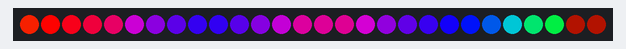
Simulated run of this sketch. Board: Arduino Uno, built with avr-gcc and run on an emulated ATmega328P. Shown: 28 RGB LEDs in strip order, left to right. Random numbers use the default seed unless the sketch sets one.

Above: at 0.45 s.
At 7.21 s:
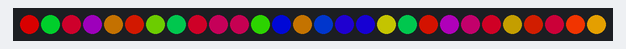
At 35.2 s:
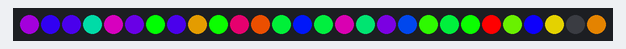

The sketch:

Ankylosaurus.ino
```cpp
#include "FastLED.h"

//
//  Ankylosaurus - Attempt at 2-Dimensional Light Shows
//
//  10/18/15
//
//  Uses Fast LED
//
/*****************************************************************************/
//
// Set Up Pins
//
// 2 pins for clock and data of lights.
//
#define dataPin 9       // 'yellow' wire
#define clockPin 8      // 'green' wire

#define numLights 28
#define bodyLights 26

// framebuffers
byte current_frame[numLights];
byte next_frame[numLights];

// For random-fill show (nasty global)
byte shuffle[numLights];  // Will contain a shuffle of lights

// Set up the Fast LEDs
CRGB strip[numLights];

// Light colors

#define BLACK     89   // Somewhat arbitrary dummy position
#define WHITE    171   // Somewhat arbitrary dummy position
#define maxColor 256   // Colors are 0-255

// Light Positions

#define LEFT_TAIL  26
#define RIGHT_TAIL 27

#define XX 99
#define light_width 3
#define light_height 16

// Wiring lay-out for the lights
byte address[][3] = {
  {XX, 0,XX},
  {XX, 1,XX},
  {XX, 2,XX},
  {XX, 3,XX},
  {XX, 4,XX},
  {13,14,15},
  {12, 5,16},
  {11, 6,17},
  {10, 7,18},
  { 9, 8,19},
  {XX,20,XX},
  {XX,21,XX},
  {XX,22,XX},
  {XX,23,XX},
  {XX,24,XX},
  {XX,25,XX}
};

byte foreColor = 10;    // Starting foreground color
byte backColor = 50;    // Starting background color

byte tailforeColor = 10;    // Starting tail foreground color
byte taildiffColor = 50;    // Starting tail different color

// Shows

byte show = 5;       // Starting show
#define MAX_SHOW 5  // Total number of shows

byte tail_show = 0;       // Starting tail_show
#define MAX_TAIL_SHOW 5  // Total number of tail_shows

int morph = 0;      // Keeps track of morphing steps (morph clock - minute hand)
int cycle = 0;      // Keeps track of animation (cycle clock - hour hand)
boolean update = true; // flag that tells whether lights need to be recalculated

// Delays
int wait = 6;
#define MAX_WAIT 12 // Number of stored delay times

// Globals for the 2D show
#define x_max 25
#define y_max 10
int x_grade, y_grade, x_dir, y_dir;

//
// Setup
//
void setup() {

  //Serial.begin(9600);
  //Serial.println("Start");

  randomSeed(analogRead(0));
  randomize_2D_show();

  // Start up the LED counter
  FastLED.addLeds <WS2801, dataPin, clockPin> (strip, numLights);

  // Initialize the strip, to start they are all 'off'

  for (int i = 0; i < numLights; i++) {
    current_frame[i] = BLACK;        // Black
    next_frame[i] = BLACK;           // Black
    strip[i] = CRGB::Black;
  }
  FastLED.show();
}

void loop() {

  delay(20);   // The only delay!

  // Check if the lights need updating

  if (update) {

    update = false;

    switch(show) {

      case 0:
        allOn();
        break;
      case 1:
        randomfill();
        break;
      case 2:
        randomcolors();
        break;
      case 3:
        twocolor();
        break;
      case 4:
        lightwave();
        break;
      default:
        two_d_color(); // 2D show
        break;
    }

    switch(tail_show) {

      case 0:
        tailon();
        break;
      case 1:
        tailpulse();
        break;
      case 2:
        tailblink();
        break;
      case 3:
        tailtwocolor();
        break;
      default:
        tailrainbow();
        break;
    }
  }

  // Morph the display

  morph_frame();

  // Advance the clock

  if (morph++ >= GetDelayTime(wait)) {  // Finished morphing

    update = true;  // Force an update

    morph = 0;  // Reset morphClock

    // Advance the cycle clock

    if(cycle++ > 1000) cycle = 0;

    // Update the frame display

    for (int i = 0; i < numLights; i++) {
      current_frame[i] = next_frame[i];
    }
  }

  // Randomly change foreColor, backColor, show, and timing

  if (!random(100)) {
    foreColor = IncColor(foreColor, 1);
    update = true;
  }

  if (!random(200)) {
    backColor = IncColor(backColor, -1);
    update = true;
  }

  if (!random(50)) {
    tailforeColor = IncColor(tailforeColor, 1);
    update = true;
  }

  if (!random(50)) {
    taildiffColor = IncColor(taildiffColor, -1);
    update = true;
  }

  if (!random(4000)) {
    // Alternate between a random show and the 2D-show
    if (show == MAX_SHOW) {
      show = random(MAX_SHOW);
    } else {
      show = MAX_SHOW;
    }
    morph = 0;
    cycle = 0;
    clearWithFade();
  }

  if (!random(1000)) {
    tail_show = random(MAX_TAIL_SHOW);
  }

  if (!random(1000)) {
    wait++;
    if (wait >= MAX_WAIT) {
      wait = 0;
      morph = 0;
    }
  }
}

// clear
//
// set all cells to black but don't call show yet
// ignores buffering
//
void clear() {
  for (int i=0; i < numLights; i++) {
    strip[i] = CRGB::Black;
    setPixel(i, BLACK);
  }
}

// clear with fade
//
// Fades lights to black
//

void clearWithFade() {
  for (int i=0; i < numLights; i++) {
    setPixel(i, BLACK);
  }
}

//
// All On
//
// Simply turns all the pixels on to one color
//
void allOn() {
   for (int i=0; i < bodyLights; i++) {
     setPixel(i, foreColor);
   }
}

// random fill
//
// randomfill: randomly fills in pixels from blank to all on
// then takes them away random until blank
//

void randomfill() {
  int i, j, save, pos;

  pos = cycle % (bodyLights*2);  // Where we are in the show
  if (pos >= bodyLights) {
    pos = (bodyLights*2) - pos;  // For a sawtooth effect
  }

  if (pos == 0) {  // Start of show

    // Shuffle sort to determine order to turn on lights
    for (i=0; i < bodyLights; i++) shuffle[i] = i; // before shuffle
    for (i=0; i < bodyLights; i++) {  // here's position
      j = random(bodyLights);         // there's position
      save = shuffle[i];
      shuffle[i] = shuffle[j];       // first swap
      shuffle[j] = save;             // second swap
    }
  }

  for (i=0; i < bodyLights; i++) {
    if (i < pos) {
      setPixel(shuffle[i], foreColor);  // Turning on lights one at a time
    } else {
      setPixel(shuffle[i], BLACK);  // Turning off lights one at a time
    }
  }
}

// random colors
//
// randomcolors: turns each pixel on to a random color
//
void randomcolors() {
  int i;

  if (cycle == 0) {  // Start of show: assign lights to random colors
    for (i=0; i < bodyLights; i++) {
      shuffle[i] = random8();
    }
  }

  // Otherwise, fill lights with their color
  for (i=0; i < bodyLights; i++) {
    setPixel(i, shuffle[i]);
  }
}

// two color
//
// alternates the color of pixels between two colors
//
void twocolor() {
  for (int i=0; i < bodyLights; i++) {
    if (i%2) {
      setPixel(i, foreColor);
    } else {
      setPixel(i, backColor);
    }
  }
}

//
// two_d_color
//
// Maps forecolor into 2 dimensions: width and height
//
void two_d_color() {
  byte pixel;
  float color, move_x, move_y;

  // Randomize 2D-show conditions at the start of each cycle
  if (cycle == 0) {
    randomize_2D_show();
  }

  change_gradients();

  for (int x=0; x < light_width; x++) {
    for (int y=0; y < light_height; y++) {
      pixel = address[y][x];
      if (pixel == XX) {
        continue;  // Not an addressable light
      }

      color = (float)foreColor;

      move_x = x + (cycle / 5.0);
      move_y = y + (cycle / 5.0);

      color += (move_x * x_grade);
      color += (move_y * y_grade);

      strip[pixel].setHue((int)color);
    }
  }
}

// Slowly change gradients
void change_gradients() {
  if (!random(20)) {
    if (abs(x_grade + x_dir) > x_max) {
      x_dir *= -1;
    }
    x_grade += x_dir;
  }
  if (!random(20)) {
    if (abs(y_grade + y_dir) > y_max) {
      y_dir *= -1;
    }
    y_grade += y_dir;
  }
}

void randomize_2D_show() {
  x_grade = random(-x_max, x_max);
  y_grade = random(-y_max, y_max);
  x_dir = pick_plus_or_minus();
  y_dir = pick_plus_or_minus();
}

// Returns either +1 or -1
int pick_plus_or_minus() {
  return ((random(2) * 2) - 1);
}

// tail shows - simple!
//
void tailon() {
  set_tail(tailforeColor);
}

void set_tail(byte color) {
  setPixel(LEFT_TAIL, color);
  setPixel(RIGHT_TAIL, color);
}

void tailpulse() {
  if (cycle % 20 < 10) {
    set_tail(tailforeColor);
  } else {
    set_tail(BLACK);
  }
}

void tailblink() {
  if (cycle % 20 < 10) {
    setPixel(LEFT_TAIL, tailforeColor);
    setPixel(RIGHT_TAIL, BLACK);
  } else {
    setPixel(LEFT_TAIL, BLACK);
    setPixel(RIGHT_TAIL, tailforeColor);
  }
}

void tailtwocolor() {
  setPixel(LEFT_TAIL, tailforeColor);
  setPixel(RIGHT_TAIL, taildiffColor);
}

void tailrainbow() {
  set_tail(tailforeColor);
  tailforeColor = IncColor(tailforeColor, 1);
}

//
// lightwave
//
// Just one pixel traveling along the chain

void lightwave() {
  for (int i=0; i < numLights; i++) {
     if (i == numLights-(cycle % numLights)-1) {
       setPixel(i, foreColor);
     } else {
       setPixel(i, BLACK);
     }
  }
}

//
// Frame displays. Basically gradually changes image from previous frame to next frame.
// More pleasing to the eye.
//

void morph_frame() {
   for (int i = 0; i < numLights; i++) {
     if (show == MAX_SHOW && i < bodyLights) {  // Work-around for 2-d show
       continue;
     }
     if (current_frame[i] != next_frame[i]) {
       calcPixelColor(i, current_frame[i], next_frame[i], (float)morph/GetDelayTime(wait));
     }
   }
   FastLED.show();
}

//
// setPixel
//
void setPixel(byte pos, byte color) {
  next_frame[pos] = color;
}

void sendPixelColor(byte pos, byte color) {
  switch(color) {
    case BLACK:
      strip[pos] = CRGB::Black;
      break;
    case WHITE:
      strip[pos] = CRGB::White;
      break;
    default:
      strip[pos].setHue(color);
      break;
  }
}

void calcPixelColor(byte i, byte init, byte final, float amount) {
  if (amount <= 0.0) {
    sendPixelColor(i, init);
    return;
  }
  if (amount >= 1.0) {
    sendPixelColor(i, final);
    return;
  }
  if (final == BLACK) {
    sendPixelColor(i, init);                // Reload/refresh full color
    strip[i].fadeToBlackBy( 256 * amount ); // Now fade it
    return;
  }
  if (init == BLACK) {
    sendPixelColor(i, final);                       // Reload/refresh full color
    strip[i].fadeToBlackBy( 256 * (1.0 - amount) ); // Now fade it
    return;
  }
  morphColor(i, init, final, amount);
  return;
}

void morphColor(byte i, byte init, byte final, float amount) {
  strip[i].setHue( ((final-init)*amount) + init);
}

//
// IncColor
//
// Adds amount to color
// Corrects for out of bounds and BLACK and WHITE
//
byte IncColor(byte color, int amount) {
  byte value = color + amount;
  while (value < 0) value += 255;
  while (value > 255) value -= 255;
  return CheckColor(value);  // Avoid stepping into black or white
}

//
// CheckColor
//
// Checks for the BLACK and WHITE condition
//
byte CheckColor(byte color) {
  if (color == BLACK || color == WHITE) {
    return (color+1);
  } else {
    return color;
  }
}

//
// Get Delay Time
//
// Returns a delay time from an array
//

int GetDelayTime(int wait) {
  int DelayValues[MAX_WAIT] = { 6, 8, 10, 15, 20, 30, 50, 75, 100, 150, 200, 250 };
  return (DelayValues[wait % MAX_WAIT]);
}
```
